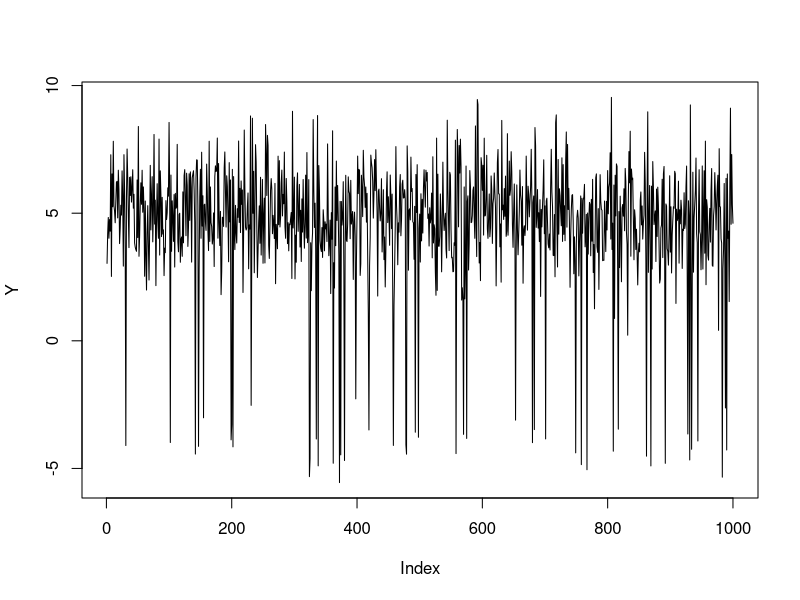
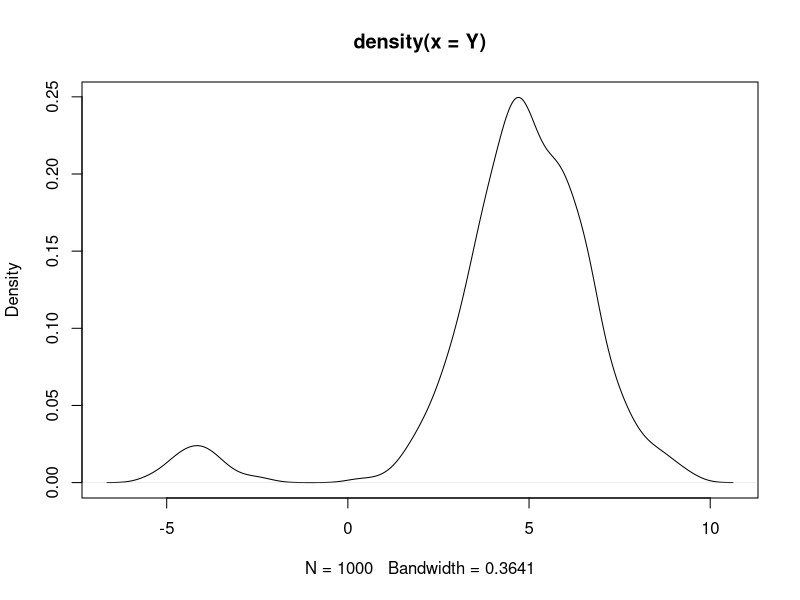

These figures' R source, in order:
### Generate Gaussian Mixture ###

## Mixture in matrix format. First column is mean, second column is standard deviation, third is mix proportion. ##
Mixture = matrix(c(5,-4,1.5,0.7,0.95,0.05), nrow = 2, byrow = FALSE)


## Simulate Gaussian Mixture ##


SimGaussMix <- function(n, Mixture){
  
  Y = array(NA, n)
  J = nrow(Mixture)
  
  for (i in 1:n){
    Gaus = sample(c(1:J),size = 1, prob = Mixture[,3])
    Y[i] = rnorm(1, mean = Mixture[Gaus,1], sd = Mixture[Gaus,2])

  }
  return(Y)
}

Y = SimGaussMix(1000, Mixture)

plot(Y, type = "l")

### Estimate Gaussian Mixture by EM Algorithm ###

# E-Step
E_EMGaussMix <- function(Y,J, Mixture){
  
  N = length(Y)
  P = array(NA, c(N,J))
  
  for (i in 1:N){
    for (j in 1:J){
      P[i,j] = Mixture[j,3]*dnorm(Y[i], Mixture[j,1], Mixture[j,2]) / sum(Mixture[,3]*dnorm(Y[i], Mixture[,1], Mixture[,2]))
    }
  }
  return(P)
}


# M-Step 
M_EMGaussMix <- function(Y,J,P){
  
  N = length(Y)
  Mixture = array(NA, dim = c(J,3))
  
  for (j in 1:J){
    Mixture[j,1] = 1/sum(P[,j]) * sum(P[,j]*Y)
    Mixture[j,2] = sqrt(1/sum(P[,j]) * sum(P[,j]*(Y-Mixture[j,1])**2))
    Mixture[j,3] = sum(P[,j]) / N 
  }
  return(Mixture)
}



Run_EMGaussMix <- function(Y,J, IT){
  
  # Initialize mixture
  
  N = length(Y)
  
  Mixture = array(NA, dim = c(J,3))

  seq_init = seq(from = 0.7, to = 1.5, length.out = J)
  
  Mixture[,1] = mean(Y) * seq_init
  Mixture[,2] = sd(Y) * seq_init
  Mixture[,3] = 1/J
  
  for (i in 1:IT){
    P = E_EMGaussMix(Y,J, Mixture)
    Mixture = M_EMGaussMix(Y,J,P)
  }
  
  LLK = 0
  
  for (i in 1:N){
    K_LLK = 0
    for (j in 1:J){
      K_LLK = K_LLK + Mixture[j,3]*dnorm(Y[i], mean = Mixture[j,1], sd = Mixture[j,2])
    }
    
    LLK = LLK + log(K_LLK)
    

    
  }

  print(paste("LLK:",sum(LLK)))
  
  BIC = (nrow(Mixture)*3-1)*log(N) - 2*sum(LLK)
  
  print(paste("BIC:", BIC))
  return(Mixture)
  
  
}


Run_EMGaussMix(Y,2,1000)



plot(density(Y))


##### Rigorous Edition #####


EStep <- function(Y,J,Mixture){
  
  N = nrow(Y)
  
  # Forward Probabilities #
  
  a = array(NA, dim = c(length(Y), J))
  
  for (i in 1:N){
    for (j in 1:J){
      a[i,j] = dnorm(Y[i], Mixture[j,1], Mixture[j,2], log = FALSE) * (Mixture[j,3])
    }
  }
  
  # Backwards Probabilities # 
  
  # Forward and backward probabilities are equivalent in a gaussian mixture! 
  
  
  # Smoothed Probabilities # 
  
  SP <- array(NA, dim = dim(a))
  
  for (i in 1:N){
    for (j in 1:J){
      SP[i,j] = a[i,j] /sum(a[i,])
    }
  }
  return(SP)
}

test <- EStep(Y, 2, Mixture)

MStep <- function(Y, SP, J){
  
  Mixture = matrix(NA, nrow = J, ncol=3)
  
  N = length(Y)
  
  for(j in 1:J){
    
    # Probability estimate
    Mixture[j,3] = sum(SP[,j]) / N
    
    # Mean estimate
    Mixture[j,1] = sum(SP[,j]*Y)/sum(SP[,j])
    
    # Variance estimate
    Mixture[j,2] = sqrt(sum(SP[,j]*(Y-Mixture[j,1])**2) / sum(SP[,j]))

  }
  return(Mixture)
}


Mix <- MStep(Y, test, 2)

Mix

RunEM <- function(Y, Iterations, J){
  
  Mixture <- matrix(c(3,-2,0.3,1.5,0.3,0.7), nrow = 2, byrow = FALSE)

    
  for (i in 1:Iterations){
    SP = EStep(Y,J,Mixture)
    
  
    Mixture = MStep(Y,SP,J)
    
    }
 
  return(Mixture) 
}

res <- RunEM(Y,1000,2)

res


